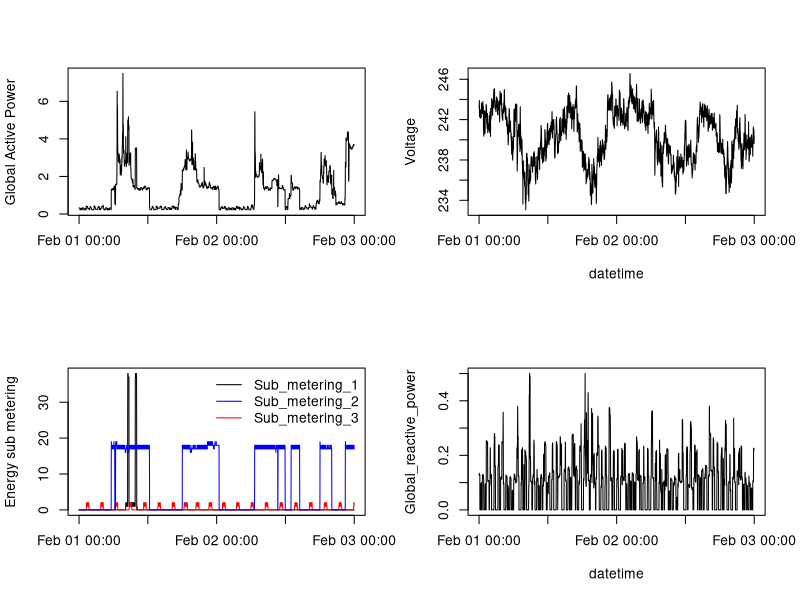

R code for this plot:
library(lubridate)
read.csv('subsetdata.txt', header=T) -> data
data$date2 <- dmy_hms(paste(data$Date,data$Time))
png('Plot4.png', height=480, width=480)
par(mfrow=c(2,2))
plot(data$date2, data$Global_active_power, type='l', xlab='', ylab='Global Active Power')
plot(data$date2, data$Voltage, type='l', xlab='datetime', ylab='Voltage')
plot(data$date2, data$Sub_metering_1, type='l', xlab='', ylab='Energy sub metering')
points(data$date2, data$Sub_metering_2, type='l', col='red')
points(data$date2, data$Sub_metering_3, type='l', col='blue')
legend('topright', legend=c('Sub_metering_1','Sub_metering_2','Sub_metering_3'), lty=c(1,1,1), col=c('black','blue','red'), bty='n')
plot(data$date2, data$Global_reactive_power, type='l', xlab='datetime', ylab='Global_reactive_power')

dev.off()

